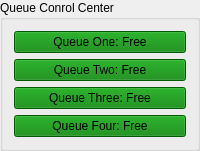
       <widget class="QGroupBox" name="groupBox">
        <property name="title">
         <string>Queue Conrol Center</string>
        </property>
        <layout class="QVBoxLayout" name="verticalLayout_5">
         <item>
          <widget class="QPushButton" name="btn_queue_one">
           <property name="styleSheet">
            <string notr="true">background-color: green;</string>
           </property>
           <property name="text">
            <string>Queue One: Free</string>
           </property>
          </widget>
         </item>
         <item>
          <widget class="QPushButton" name="btn_queue_two">
           <property name="styleSheet">
            <string notr="true">background-color: green;</string>
           </property>
           <property name="text">
            <string>Queue Two: Free</string>
           </property>
          </widget>
         </item>
         <item>
          <widget class="QPushButton" name="btn_queue_three">
           <property name="styleSheet">
            <string notr="true">background-color: green;</string>
           </property>
           <property name="text">
            <string>Queue Three: Free</string>
           </property>
          </widget>
         </item>
         <item>
          <widget class="QPushButton" name="btn_queue_four">
           <property name="styleSheet">
            <string notr="true">background-color: green;</string>
           </property>
           <property name="text">
            <string>Queue Four: Free</string>
           </property>
          </widget>
         </item>
        </layout>
       </widget>
